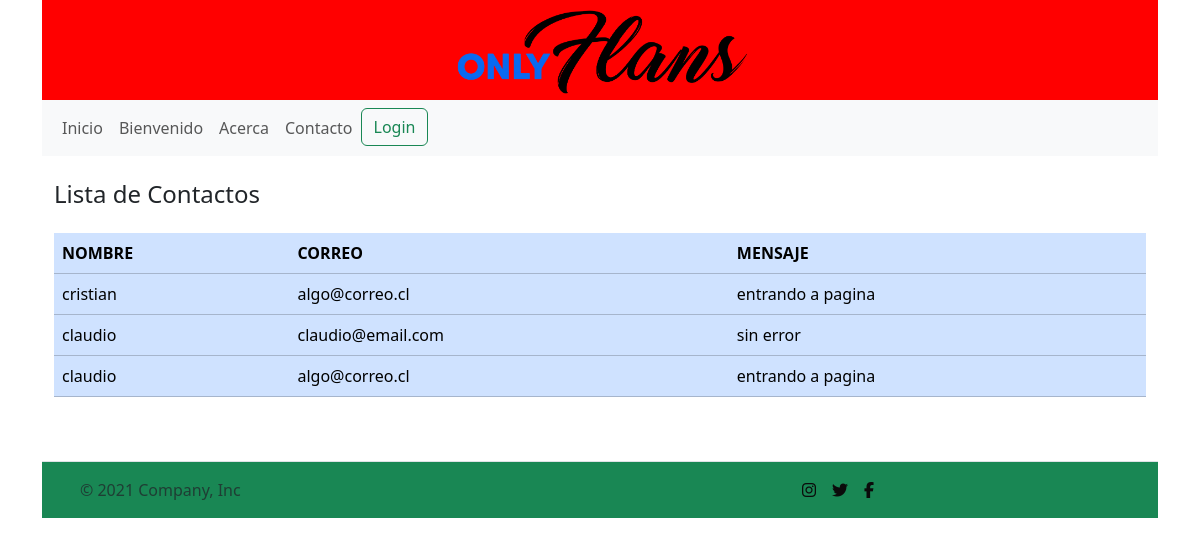
The app's page /lista_contactos with its own data.
### web/models.py (models this page shows)
class ContactForm(models.Model):
    contact_form_uuid = models.UUIDField(default=uuid.uuid4,
        editable=False)
    customer_email = models.EmailField()
    customer_name = models.CharField(max_length=64)
    message = models.TextField()

### web/views.py (the view)
# urls.py: path('lista_contactos', views.lista_contactos, name='lista_contactos')
def lista_contactos(request):
    contactos = ContactForm.objects.all()
    return render(request, 'lista_contactos.html', {'contactos':contactos})

### template/lista_contactos.html
{% extends "layout/base.html" %}
{% block content%}
<div class="card-body">
    <h4 class="card-title">Lista de Contactos</h4>
    <br>
    <div class="table-responsive">
        <table class="table table-primary">
             <thead>
                    <tr>
                        <th scope="col">NOMBRE</th>
                        <th scope="col">CORREO</th>
                         <th scope="col">MENSAJE</th>
                   </tr>
             </thead>
                <tbody>
                    {% for contacto in contactos %}
                        <tr>
                            <td>{{ contacto.customer_name }}</td>
                            <td>{{ contacto.customer_email }} </td>
                             <td>{{ contacto.message  }}</td>
                        </tr>
                    {% endfor %}
                </tbody>
        </table>
    </div>
</div>
{% endblock %}

### template/layout/base.html (shortened to what this page needs)
{% load static %}
<!DOCTYPE html>
<html lang="es">
<head>
  <link rel="stylesheet" href="https://cdn.jsdelivr.net/npm/bootstrap-icons@1.11.3/font/bootstrap-icons.min.css">
  <link href="https://cdn.jsdelivr.net/npm/bootstrap@5.3.3/dist/css/bootstrap.min.css" rel="stylesheet">
  <link rel="stylesheet" href="{% static 'css/style.css' %}"">
</head>
<body>
    <div class="container">
         {% include 'layout/header.html' %}
         {% include 'layout/navbar.html' %}
        <br>
        <main class="container">
            {% block content %}
            {% endblock %}
        </main>
        <br>
         {% include 'layout/footer.html' %}
    </div>
</body>
</html>

### template/layout/header.html
  {% load static %}
 <header style="background:red" >
            <img src="{% static 'img/onlyflans.png' %}" height="100 px"  class="d-block mx-auto color-danger"  alt="...">
</header>

### template/layout/navbar.html (shortened to what this page needs)
<nav class="navbar navbar-expand-lg navbar-light bg-light">
        <div class="container-fluid">
            <div class="collapse navbar-collapse" id="navbarNav">
                <ul class="navbar-nav">
                    <li class="nav-item">
                    <a class="nav-link  {% if request.resolver_match.url_name == 'index' %}active{% endif %}" href="{% url 'index' %}">Inicio</a>
                    </li>
                    <li class="nav-item">
                        <a class="nav-link  {% if request.resolver_match.url_name == 'bienvenido' %}active{% endif %}" aria-current="page" href="{% url 'bienvenido' %}">Bienvenido</a>
                    </li>
                    <li class="nav-item">
                        <a class="nav-link {% if request.resolver_match.url_name == 'acerca' %}active{% endif %}" href="{% url 'acerca' %}">Acerca</a>
                    </li>
                    <li class="nav-item">
                        <a class="nav-link {% if request.resolver_match.url_name == 'contacto' %}active{% endif %}" href="{% url 'contacto' %}">Contacto</a>
                    </li>
                     {% if  request.user.is_authenticated %}
                        <li class="nav-item">
                            <form method="post" action="{% url 'logout' %}" class="d-inline">
                                {% csrf_token %}
                                 <button type="submit" class="btn btn-outline-danger">
                                     Cerrar sesión
                                    </button>
                                </form>
                         </li>
                      {% else %}
                        <li class="nav-item">
                             <a href="/login" class="btn btn-outline-success me-2" type="button">
                                     Login
                             </a>
                        </li>
                      {% endif %}
                </ul>
            </div>
        </div>
    </nav>

### template/layout/footer.html
 <footer class="d-flex flex-wrap justify-content-between align-items-center py-3 my-4 border-top bg-success">
        <div class="col-md-4 d-flex align-items-center">
            <a href="/" class="mb-3 me-2 mb-md-0 text-muted text-decoration-none lh-1">
                <svg class="bi" width="30" height="24">
                    <use xlink:href="#bootstrap"></use>
                </svg>
            </a>
            <span class="text-muted " data-sl-id="f7">© 2021 Company, Inc</span>
        </div>
        <ul class="nav col-md-4  list-unstyled d-flex">
            <li class="ms-3"><a class="text-muted" href="#">
                    <i class="fa fa-brands fa-instagram" style="color: rgb(11, 11, 11);"></i>
                </a></li>
            <li class="ms-3"><a class="text-muted" href="#">
                    <i class="fa fa-brands fa-twitter" style="color: rgb(11, 11, 11);"></i>
                </a></li>
            <li class="ms-3"><a class="text-muted" href="#">
                    <i class="fa fa-brands fa-facebook-f" style="color: rgb(11, 11, 11);"></i>
                </a></li>
        </ul>
    </footer>

### records on screen
ContactForm: customer_name "cristian", customer_email "algo@correo.cl", message "entrando a pagina"
ContactForm: customer_name "claudio", customer_email "claudio@email.com", message "sin error"
ContactForm: customer_name "claudio", customer_email "algo@correo.cl", message "entrando a pagina"
